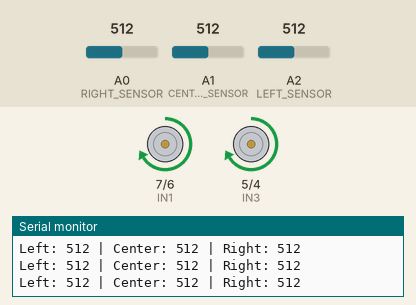
A sketch run on a simulated Arduino Uno, built with avr-gcc and run on an emulated ATmega328P. Parts: motor-driver pin pairs drawn as motors (green arrow = first pin HIGH = forward, orange = second pin HIGH = backward, longer = more drive, scaled by the enable pin), the last lines printed to the serial monitor. The test bench sets the inputs (shaded band); at power-on: A1 (CENTER_SENSOR) = 512, A2 (LEFT_SENSOR) = 512, A0 (RIGHT_SENSOR) = 512.

Above: at 1.2 s.
1.3 s: A1 (CENTER_SENSOR) set to 482
At 2.4 s:
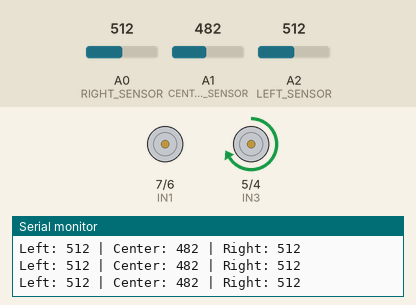
2.8 s: A2 (LEFT_SENSOR) set to 486
At 4.0 s:
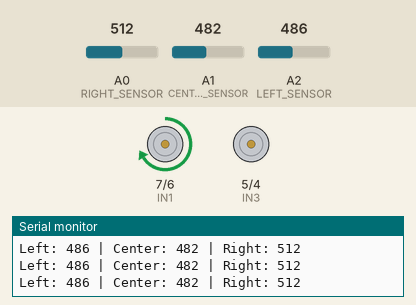
4.3 s: A0 (RIGHT_SENSOR) set to 487
At 4.7 s:
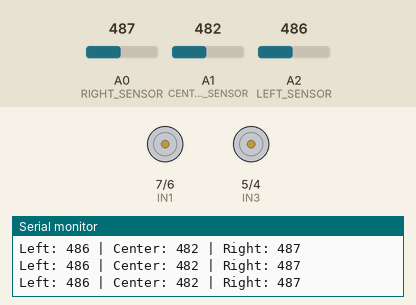
5.8 s: A0 (RIGHT_SENSOR) set to 510
At 6.4 s:
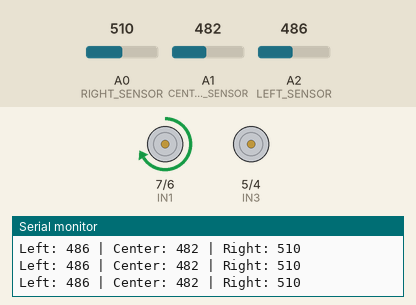
8.8 s: A0 (RIGHT_SENSOR) set to 490
At 9.8 s:
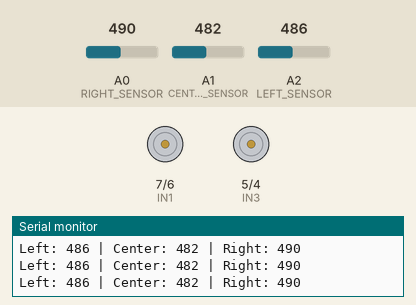
Timing chart, 0 to 11.3 s (numbered marks = the images above; inputs shaded):
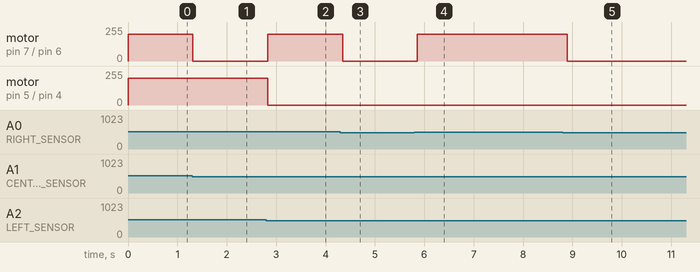

The sketch:

sketch_jan23a.ino
```cpp
#define IN1 7
#define IN2 6
#define IN3 5
#define IN4 4
#define ENA 9
#define ENB 10

#define LEFT_SENSOR A2
#define CENTER_SENSOR A1
#define RIGHT_SENSOR A0

const int threshold = 500;

void setup() {
  pinMode(IN1, OUTPUT);
  pinMode(IN2, OUTPUT);
  pinMode(IN3, OUTPUT);
  pinMode(IN4, OUTPUT);
  pinMode(ENA, OUTPUT);
  pinMode(ENB, OUTPUT);

  pinMode(LEFT_SENSOR, INPUT);
  pinMode(CENTER_SENSOR, INPUT);
  pinMode(RIGHT_SENSOR, INPUT);

  Serial.begin(9600);
}

void Forward() {
  digitalWrite(IN1, HIGH);
  digitalWrite(IN2, LOW);
  analogWrite(ENA, 200);

  digitalWrite(IN3, HIGH);
  digitalWrite(IN4, LOW);
  analogWrite(ENB, 200);
}

void Backward() {
  digitalWrite(IN1, LOW);
  digitalWrite(IN2, HIGH);
  analogWrite(ENA, 200);

  digitalWrite(IN3, LOW);
  digitalWrite(IN4, HIGH);
  analogWrite(ENB, 200);
}

void TurnLeft() {
  digitalWrite(IN1, LOW);
  digitalWrite(IN2, LOW);
  analogWrite(ENA, 0);

  digitalWrite(IN3, HIGH);
  digitalWrite(IN4, LOW);
  analogWrite(ENB, 200);
  }
void TurnRight() {
  digitalWrite(IN1, HIGH);
  digitalWrite(IN2, LOW);
  analogWrite(ENA, 200);

  digitalWrite(IN3, LOW);
  digitalWrite(IN4, LOW);
  analogWrite(ENB, 0);
}

void Stop() {
  digitalWrite(IN1, LOW);
  digitalWrite(IN2, LOW);
  analogWrite(ENA, 0);

  digitalWrite(IN3, LOW);
  digitalWrite(IN4, LOW);
  analogWrite(ENB, 0);
}

void loop() {
  int leftValue = analogRead(LEFT_SENSOR);
  int centerValue = analogRead(CENTER_SENSOR);
  int rightValue = analogRead(RIGHT_SENSOR);

  Serial.print("Left: ");
  Serial.print(leftValue);
  Serial.print(" | Center: ");
  Serial.print(centerValue);
  Serial.print(" | Right: ");
  Serial.println(rightValue);

  if (centerValue > threshold) {
    Forward();
  } else if (leftValue > threshold) {
    TurnLeft();
  } else if (rightValue > threshold) {
    TurnRight();
  } else {
    Stop();
  }

  delay(100);
}
```

Measured:
- the behaviour switches between 501 and 500 on A1 (CENTER_SENSOR) (found by bisection; images 0 and 1)
- the behaviour switches between 501 and 500 on A2 (LEFT_SENSOR) (found by bisection; images 1 and 2)
- the behaviour switches between 501 and 500 on A0 (RIGHT_SENSOR) (found by bisection; images 2 and 3)
- after the input at 1.3 s, motor on pin 7 (IN1) / pin 6 (IN2): forward 200/255 → stopped at once
- after the input at 2.8 s, motor on pin 7 (IN1) / pin 6 (IN2): stopped → forward 200/255 at once; motor on pin 5 (IN3) / pin 4 (IN4): forward 200/255 → stopped at once
- after the input at 4.3 s, motor on pin 7 (IN1) / pin 6 (IN2): forward 200/255 → stopped after 0.05 s
- after the input at 5.8 s, motor on pin 7 (IN1) / pin 6 (IN2): stopped → forward 200/255 after 0.06 s
- after the input at 8.8 s, motor on pin 7 (IN1) / pin 6 (IN2): forward 200/255 → stopped after 0.09 s
